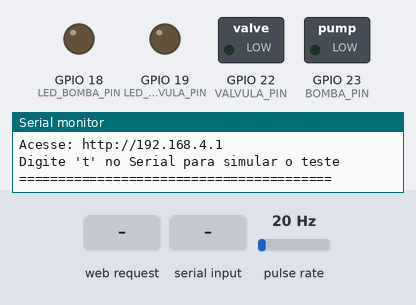
Recording of a sketch running on a simulated ESP32. Parts: switched loads named in the sketch (green lamp = pin HIGH), output pins drawn as LEDs (lit = HIGH), the last lines printed to the serial monitor. Wiring (inferred from the names in the program): pulse sensor: data GPIO 17. The test bench sets the inputs (shaded band); at power-on: pulse rate 20 Hz.

Above: at 1.2 s.
1.3 s: HTTP request GET /simular/vazamento received
At 2.4 s:
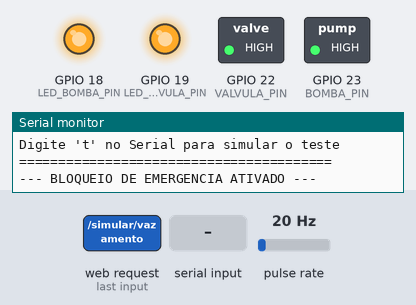
2.8 s: "GET /api/status\n" received over Serial
Timing chart, 0 to 5.8 s (numbered marks = the images above; inputs shaded):
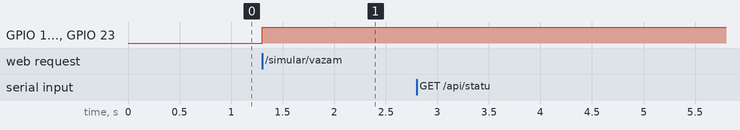

Measured:
- after the input at 1.3 s, GPIO 18 (LED_BOMBA_PIN), GPIO 19 (LED_VALVULA_PIN), GPIO 22 (VALVULA_PIN), GPIO 23 (BOMBA_PIN): LOW → HIGH at once

The sketch:

stopleaksys.ino
```cpp
#include <WiFi.h>
#include <WiFiAP.h>
#include <WiFiClient.h>

// =====================================================
// SISTEMA EMBARCADO DE DETECÇÃO DE VAZAMENTOS - STOPLEAK
// ESP32 + YF-S201 + BOMBA D'ÁGUA + VÁLVULA SOLENOIDE + LEDS
// =====================================================

#define SENSOR_PIN 17      // Sensor de vazão YF-S201
#define BOMBA_PIN 23       // Relé 1: Bomba d'Água (LOW = LIGADO / HIGH = DESLIGADO)
#define VALVULA_PIN 22     // Relé 2: Válvula Solenoide (LOW = ABERTA / HIGH = FECHADA)

#define LED_BOMBA_PIN 18   // LED de emergência da Bomba
#define LED_VALVULA_PIN 19 // LED de emergência da Válvula

const char *ssid = "StopLeak";
const char *password = "stopleak";

WiFiServer server(80);

// =====================================================
// CALIBRAÇÃO E CONFIGURAÇÕES
// =====================================================
float PULSOS_POR_LITRO = 450.0;
float VAZAO_MINIMA = 0.05;              
unsigned long TEMPO_VAZAMENTO = 10000;  // 10 segundos

// =====================================================
// VARIÁVEIS DE ESTADO
// =====================================================
volatile unsigned long pulsos = 0;
volatile unsigned long ultimoTempoPulso = 0;

unsigned long ultimoCalculo = 0;
unsigned long inicioFluxo = 0;
uint8_t leiturasSemFluxo = 0;

float vazao = 0.0;
float volumeTotal = 0.0;
int contagemAlertas = 0;

bool fluxoDetectado = false;
bool vazamentoDetectado = false;

bool modoAutomatico = true;
bool bombaLigada = true;
bool valvulaAberta = true;

// =====================================================
// INTERRUPÇÃO DO SENSOR DE VAZÃO
// =====================================================
void IRAM_ATTR contarPulso() {
  unsigned long tempoAtual = millis();
  if (tempoAtual - ultimoTempoPulso > 3) {
    pulsos++;
    ultimoTempoPulso = tempoAtual;
  }
}

// =====================================================
// FUNÇÕES DE SEGURANÇA E COMANDO
// =====================================================
void ativarModoAutomatico() {
  modoAutomatico = true;
  vazamentoDetectado = false;
  fluxoDetectado = false;
  leiturasSemFluxo = 0;
 
  digitalWrite(BOMBA_PIN, LOW);   // LIGA BOMBA
  digitalWrite(VALVULA_PIN, LOW); // ABRE VÁLVULA
  digitalWrite(LED_BOMBA_PIN, LOW);
  digitalWrite(LED_VALVULA_PIN, LOW);

  bombaLigada = true;
  valvulaAberta = true;
  Serial.println("\n--- MODO AUTOMATICO ATIVADO ---");
}

void desligarSistema() {
  modoAutomatico = false;

  digitalWrite(BOMBA_PIN, HIGH);   // DESLIGA BOMBA
  digitalWrite(VALVULA_PIN, HIGH);  // FECHA VÁLVULA
  digitalWrite(LED_BOMBA_PIN, HIGH);
  digitalWrite(LED_VALVULA_PIN, HIGH);

  bombaLigada = false;
  valvulaAberta = false;
  Serial.println("\n--- BLOQUEIO DE EMERGENCIA ATIVADO ---");
}

// =====================================================
// SETUP
// =====================================================
void setup() {
  pinMode(LED_BOMBA_PIN, OUTPUT);
  pinMode(LED_VALVULA_PIN, OUTPUT);
  digitalWrite(LED_BOMBA_PIN, LOW);
  digitalWrite(LED_VALVULA_PIN, LOW);

  Serial.begin(115200);

  pinMode(SENSOR_PIN, INPUT_PULLUP);
  pinMode(BOMBA_PIN, OUTPUT);
  pinMode(VALVULA_PIN, OUTPUT);

  ativarModoAutomatico();

  attachInterrupt(digitalPinToInterrupt(SENSOR_PIN), contarPulso, RISING);

  WiFi.softAP(ssid, password);
  IPAddress IP = WiFi.softAPIP();
  server.begin();

  Serial.println("\n========================================");
  Serial.println(" DASHBOARD STOPLEAK ON-LINE (DESKTOP VERSION)");
  Serial.print("Acesse: http://"); Serial.println(IP);
  Serial.println("Digite 't' no Serial para simular o teste");
  Serial.println("========================================\n");
}

// =====================================================
// LOOP PRINCIPAL
// =====================================================
void loop() {
  unsigned long agora = millis();

  // VERIFICAÇÃO DO COMANDO "t" VIA MONITOR SERIAL
  if (Serial.available() > 0) {
    char comando = Serial.read();
    if (comando == 't' || comando == 'T') {
      Serial.println("\n[TESTE SERIAL INICIADO] Simulando vazamento...");
      for (int i = 1; i <= 5; i++) {
        Serial.print("Contagem: ");
        Serial.print(i);
        Serial.println("s");
        delay(1000);
      }
      Serial.println("[TESTE] Tempo atingido! Disparando vazamento...");
      vazamentoDetectado = true;
      contagemAlertas++;
      desligarSistema();
    }
  }

  // Trava de hardware contínua se houver vazamento
  if (vazamentoDetectado) {
    digitalWrite(BOMBA_PIN, HIGH);
    digitalWrite(VALVULA_PIN, HIGH);
    digitalWrite(LED_BOMBA_PIN, HIGH);
    digitalWrite(LED_VALVULA_PIN, HIGH);
    bombaLigada = false;
    valvulaAberta = false;
  }

  // Cálculo de Vazão a cada 1 segundo
  if (agora - ultimoCalculo >= 1000) {
    ultimoCalculo = agora;

    noInterrupts();
    unsigned long pulsosAtual = pulsos;
    pulsos = 0;
    interrupts();

    vazao = (pulsosAtual * 60.0) / PULSOS_POR_LITRO;
    volumeTotal += (pulsosAtual / PULSOS_POR_LITRO);

    if (modoAutomatico && !vazamentoDetectado) {
      if (vazao >= VAZAO_MINIMA) {
        leiturasSemFluxo = 0;

        if (!fluxoDetectado) {
          fluxoDetectado = true;
          inicioFluxo = agora;
        }

        unsigned long tempoFluxo = agora - inicioFluxo;

        if (tempoFluxo >= TEMPO_VAZAMENTO) {
          vazamentoDetectado = true;
          contagemAlertas++;
          desligarSistema();
        }
      } else {
        if (fluxoDetectado) {
          leiturasSemFluxo++;
          if (leiturasSemFluxo >= 3) {
            fluxoDetectado = false;
            leiturasSemFluxo = 0;
          }
        }
      }
    }
  }

  // Atendimento às requisições do Servidor Web
  WiFiClient client = server.available();
  if (client) {
    String req = client.readStringUntil('\r');
    client.flush();

    // Rota da API JSON para atualização em tempo real
    if (req.indexOf("GET /api/status") >= 0) {
      client.println("HTTP/1.1 200 OK");
      client.println("Content-Type: application/json");
      client.println("Connection: close");
      client.println();
     
      String json = "{";
      json += "\"vazao\":" + String(vazao, 1) + ",";
      json += "\"volume\":" + String(volumeTotal, 2) + ",";
      json += "\"valvula\":" + String(valvulaAberta ? "true" : "false") + ",";
      json += "\"bomba\":" + String(bombaLigada ? "true" : "false") + ",";
      json += "\"vazamento\":" + String(vazamentoDetectado ? "true" : "false") + ",";
      json += "\"alertas\":" + String(contagemAlertas) + ",";
      json += "\"modoAuto\":" + String(modoAutomatico ? "true" : "false");
      json += "}";
     
      client.println(json);
      client.stop();
      return;
    }

    // Rotas de controle via Ações
    if (req.indexOf("GET /valvula/toggle") >= 0) {
      if (!vazamentoDetectado) {
        valvulaAberta = !valvulaAberta;
        digitalWrite(VALVULA_PIN, valvulaAberta ? LOW : HIGH);
        digitalWrite(LED_VALVULA_PIN, valvulaAberta ? LOW : HIGH);
      }
    } else if (req.indexOf("GET /bomba/toggle") >= 0) {
      if (!vazamentoDetectado) {
        bombaLigada = !bombaLigada;
        digitalWrite(BOMBA_PIN, bombaLigada ? LOW : HIGH);
        digitalWrite(LED_BOMBA_PIN, bombaLigada ? LOW : HIGH);
      }
    } else if (req.indexOf("GET /modo/auto") >= 0) {
      ativarModoAutomatico();
    } else if (req.indexOf("GET /simular/vazamento") >= 0) {
      vazamentoDetectado = true;
      contagemAlertas++;
      desligarSistema();
    }

    // Resposta com a Interface HTML replicada e Expandida para Desktop
    client.println("HTTP/1.1 200 OK");
    client.println("Content-Type: text/html");
    client.println("Connection: close");
    client.println();

    client.println("<!DOCTYPE html><html lang='pt-BR'><head>");
    client.println("<meta charset='UTF-8'><meta name='viewport' content='width=device-width, initial-scale=1.0'>");
    client.println("<title>StopLeak - Painel de Controle Desktop</title>");
    client.println("<style>");
    client.println("* { box-sizing: border-box; margin: 0; padding: 0; font-family: 'Segoe UI', Tahoma, Geneva, Verdana, sans-serif; }");
    client.println("body { background-color: #f2f7fa; color: #1e293b; padding-bottom: 50px; }");
   
    // HEADER DESKTOP EXPANDIDO
    client.println("header { background: #fff; padding: 16px 8%; display: flex; align-items: center; justify-content: space-between; border-bottom: 1px solid #e2e8f0; box-shadow: 0 1px 3px rgba(0,0,0,0.02); }");
    client.println(".logo { display: flex; align-items: center; gap: 10px; font-weight: bold; font-size: 22px; color: #0284c7; }");
    client.println("nav a { text-decoration: none; color: #475569; margin-left: 28px; font-size: 15px; font-weight: 500; transition: color 0.2s; }");
    client.println("nav a:hover { color: #0284c7; }");
    client.println("nav a.active { background: #0284c7; color: white; padding: 8px 22px; border-radius: 20px; }");
   
    // CONTAINER WIDESCREEN
    client.println(".container { max-width: 1400px; margin: 40px auto; padding: 0 30px; }");
    client.println("h1 { font-size: 28px; margin-bottom: 30px; color: #0f172a; font-weight: 700; }");
   
    // GRID DE 3 COLUNAS PARA DESKTOP
    client.println(".grid-cards { display: grid; grid-template-columns: repeat(3, 1fr); gap: 24px; margin-bottom: 28px; }");
    client.println(".card { background: white; border-radius: 16px; padding: 24px; border: 1px solid #e2e8f0; box-shadow: 0 4px 6px -1px rgba(0,0,0,0.03); display: flex; flex-direction: column; justify-content: space-between; }");
    client.println(".card-header { font-size: 14px; color: #64748b; font-weight: 600; margin-bottom: 16px; display: flex; justify-content: space-between; align-items: center; }");
    client.println(".card-title { font-size: 32px; font-weight: bold; color: #0f172a; margin-bottom: 6px; display: flex; align-items: center; gap: 12px; }");
    client.println(".card-sub { font-size: 13px; color: #94a3b8; }");
    client.println(".dot { width: 14px; height: 14px; border-radius: 50%; display: inline-block; }");
    client.println(".dot-green { background: #22c55e; }");
    client.println(".dot-red { background: #ef4444; }");
    client.println(".icon-bg { background: #f0fdf4; color: #16a34a; padding: 8px; border-radius: 50%; width: 40px; height: 40px; display: flex; align-items: center; justify-content: center; font-size: 18px; }");
   
    // GRID DE AÇÕES LADO A LADO EM TELAS GRANDES
    client.println(".grid-actions { display: grid; grid-template-columns: 1fr 1fr; gap: 24px; }");
   
    // ESTILOS DE BOTÕES
    client.println(".btn { border: none; padding: 14px 24px; border-radius: 10px; font-weight: 600; cursor: pointer; transition: all 0.2s; font-size: 15px; text-decoration: none; text-align: center; flex: 1; }");
    client.println(".btn-red { background: #b91c1c; color: white; }");
    client.println(".btn-red:hover { background: #991b1b; }");
    client.println(".btn-green { background: #15803d; color: white; }");
    client.println(".btn-green:hover { background: #166534; }");
   
    client.println(".btn-sim { border: 1px solid #cbd5e1; flex: 1; text-align: left; padding: 16px; border-radius: 12px; cursor: pointer; transition: all 0.2s; background: #f1f5f9; color: #334155; }");
    client.println(".btn-sim-blue { background: #0284c7 !important; color: white !important; border-color: #0284c7 !important; }");
    client.println(".btn-sim-red { background: #b91c1c !important; color: white !important; border-color: #b91c1c !important; }");
    client.println(".btn-sim-gray { background: #f1f5f9 !important; color: #64748b !important; border-color: #e2e8f0 !important; }");
    client.println(".sim-group { display: flex; gap: 16px; margin-top: 12px; }");
   
    // MEDIA QUERY PARA DISPOSITIVOS MENORES (TABLETS / PHONES)
    client.println("@media (max-width: 1024px) { .grid-cards { grid-template-columns: repeat(2, 1fr); } }");
    client.println("@media (max-width: 768px) { .grid-cards, .grid-actions { grid-template-columns: 1fr; } header { padding: 12px 20px; } nav { display: none; } }");
   
    client.println("footer { text-align: center; margin-top: 50px; font-size: 14px; color: #94a3b8; }");
    client.println("</style></head><body>");

    client.println("<header><div class='logo'>💧 StopLeak</div><nav><a class='active' href='#'>Painel</a><a href='#'>Monitoramento</a><a href='#'>Histórico</a><a href='#'>Configurações</a></nav></header>");
    client.println("<div class='container'><h1>Painel de controle</h1>");
   
    // GRID DE CARDS EM 3 COLUNAS
    client.println("<div class='grid-cards'>");
   
    // Status do Sistema
    client.println("<div class='card'><div class='card-header'>Status do sistema <span class='icon-bg'>✓</span></div>");
    client.println("<div class='card-title'><span id='dotStatus' class='dot dot-green'></span><span id='textStatus'>Normal</span></div>");
    client.println("<div class='card-sub' id='subStatus'>Nenhuma anomalia nos últimos minutos</div></div>");

    // Vazão Atual
    client.println("<div class='card'><div class='card-header'>Vazão atual <span class='icon-bg'>📈</span></div>");
    client.println("<div class='card-title'><span id='valVazao'>0,0</span> L/min</div>");
    client.println("<div class='card-sub'>Leitura ao vivo do sensor YF-S201</div></div>");

    // Estado da Válvula
    client.println("<div class='card'><div class='card-header'>Estado da válvula <span class='icon-bg'>♒</span></div>");
    client.println("<div class='card-title'><span id='dotValvula' class='dot dot-green'></span><span id='textValvula'>Aberta</span></div>");
    client.println("<div class='card-sub' id='subValvula'>Água circulando</div></div>");

    // Estado da Bomba
    client.println("<div class='card'><div class='card-header'>Estado da bomba <span class='icon-bg'>⏻</span></div>");
    client.println("<div class='card-title'><span id='dotBomba' class='dot dot-green'></span><span id='textBomba'>Ligada</span></div>");
    client.println("<div class='card-sub' id='subBomba'>Pressurizando o sistema</div></div>");

    // Dispositivo ESP32
    client.println("<div class='card'><div class='card-header'>Dispositivo ESP32 <span class='icon-bg'>📶</span></div>");
    client.println("<div class='card-title'><span class='dot dot-green'></span> Conectado</div>");
    client.println("<div class='card-sub'>Wi-Fi estável · sinal bom</div></div>");

    // Alertas Registrados
    client.println("<div class='card'><div class='card-header'>Alertas registrados <span class='icon-bg'>🔔</span></div>");
    client.println("<div class='card-title'><span id='valAlertas'>0</span> alertas</div>");
    client.println("<div class='card-sub' id='subAlertas'>Nenhum alerta ativo</div></div>");

    client.println("</div>");

    // LINHA DE AÇÕES RÁPIDAS E SIMULAÇÃO LADO A LADO
    client.println("<div class='grid-actions'>");

    // AÇÕES RÁPIDAS
    client.println("<div class='card'><div class='card-header'>Ações rápidas</div>");
    client.println("<p class='card-sub' style='margin-bottom:18px;'>Ações críticas executadas diretamente nos atuadores do protótipo.</p>");
    client.println("<div style='display:flex; gap:16px;'>");
    client.println("<button id='btnValvula' onclick='executar(\"/valvula/toggle\")' class='btn btn-red'>Fechar válvula</button>");
    client.println("<button id='btnBomba' onclick='executar(\"/bomba/toggle\")' class='btn btn-red'>Desligar bomba</button>");
    client.println("</div></div>");

    // SIMULAÇÃO E CONTROLE
    client.println("<div class='card'><div class='card-header'>Simulação e Controle do Sistema</div>");
    client.println("<p class='card-sub' style='margin-bottom:6px;'>Use os cenários abaixo para alternar os estados do protótipo.</p>");
    client.println("<div class='sim-group'>");
    client.println("<button id='btnAuto' onclick='executar(\"/modo/auto\")' class='btn-sim btn-sim-blue'><b>Fluxo normal</b><br><small>Modo Automático</small></button>");
    client.println("<button id='btnVazamento' onclick='executar(\"/simular/vazamento\")' class='btn-sim btn-sim-gray'><b>Disparar vazamento</b><br><small>Simula fluxo contínuo</small></button>");
    client.println("</div></div>");

    client.println("</div>");

    client.println("<footer>StopLeak — monitoramento inteligente de vazamentos</footer></div>");

    // JAVASCRIPT AJAX PARA ATUALIZAÇÃO DINÂMICA
    client.println("<script>");
    client.println("function atualizar() {");
    client.println("  fetch('/api/status').then(r => r.json()).then(data => {");
    client.println("    document.getElementById('valVazao').innerText = data.vazao.toFixed(1).replace('.', ',');");
    client.println("    document.getElementById('valAlertas').innerText = data.alertas;");
   
    // Status do Sistema
    client.println("    if(data.vazamento) {");
    client.println("      document.getElementById('textStatus').innerText = 'ALERTA!';");
    client.println("      document.getElementById('dotStatus').className = 'dot dot-red';");
    client.println("      document.getElementById('subStatus').innerText = 'Vazamento contínuo detectado!';");
    client.println("      document.getElementById('subAlertas').innerText = 'Bloqueio de emergência ativo';");
    client.println("    } else {");
    client.println("      document.getElementById('textStatus').innerText = 'Normal';");
    client.println("      document.getElementById('dotStatus').className = 'dot dot-green';");
    client.println("      document.getElementById('subStatus').innerText = 'Nenhuma anomalia nos últimos minutos';");
    client.println("      document.getElementById('subAlertas').innerText = 'Nenhum alerta ativo';");
    client.println("    }");

    // Botão e Status Válvula
    client.println("    let btnV = document.getElementById('btnValvula');");
    client.println("    if(data.valvula) {");
    client.println("      document.getElementById('textValvula').innerText = 'Aberta';");
    client.println("      document.getElementById('dotValvula').className = 'dot dot-green';");
    client.println("      document.getElementById('subValvula').innerText = 'Água circulando';");
    client.println("      btnV.innerText = 'Fechar válvula';");
    client.println("      btnV.className = 'btn btn-red';");
    client.println("    } else {");
    client.println("      document.getElementById('textValvula').innerText = 'Fechada';");
    client.println("      document.getElementById('dotValvula').className = 'dot dot-red';");
    client.println("      document.getElementById('subValvula').innerText = 'Bloqueada';");
    client.println("      btnV.innerText = 'Abrir válvula';");
    client.println("      btnV.className = 'btn btn-green';");
    client.println("    }");

    // Botão e Status Bomba
    client.println("    let btnB = document.getElementById('btnBomba');");
    client.println("    if(data.bomba) {");
    client.println("      document.getElementById('textBomba').innerText = 'Ligada';");
    client.println("      document.getElementById('dotBomba').className = 'dot dot-green';");
    client.println("      document.getElementById('subBomba').innerText = 'Pressurizando o sistema';");
    client.println("      btnB.innerText = 'Desligar bomba';");
    client.println("      btnB.className = 'btn btn-red';");
    client.println("    } else {");
    client.println("      document.getElementById('textBomba').innerText = 'Desligada';");
    client.println("      document.getElementById('dotBomba').className = 'dot dot-red';");
    client.println("      document.getElementById('subBomba').innerText = 'Despressurizada';");
    client.println("      btnB.innerText = 'Ligar bomba';");
    client.println("      btnB.className = 'btn btn-green';");
    client.println("    }");

    // Estilos dos Botões de Simulação
    client.println("    let btnAuto = document.getElementById('btnAuto');");
    client.println("    let btnVaz = document.getElementById('btnVazamento');");
    client.println("    if(data.vazamento) {");
    client.println("      btnAuto.className = 'btn-sim btn-sim-gray';");
    client.println("      btnVaz.className = 'btn-sim btn-sim-red';");
    client.println("    } else {");
    client.println("      btnAuto.className = 'btn-sim btn-sim-blue';");
    client.println("      btnVaz.className = 'btn-sim btn-sim-gray';");
    client.println("    }");

    client.println("  });");
    client.println("}");
    client.println("function executar(rota) { fetch(rota).then(() => atualizar()); }");
    client.println("setInterval(atualizar, 1000);");
    client.println("</script></body></html>");

    client.stop();
  }
}
```
